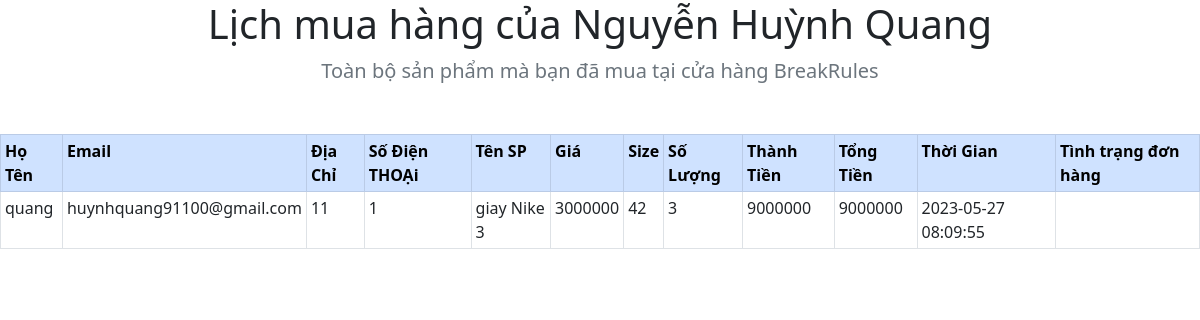
The app's page /history.php (signed in) with its own data.
### tables this page shows
CREATE TABLE `donhang` (
  `id` int(255) NOT NULL,
  `full_name` varchar(255) NOT NULL,
  `email` varchar(255) NOT NULL,
  `dia_chi` varchar(255) NOT NULL,
  `sdt` int(128) NOT NULL,
  `name` varchar(100) NOT NULL,
  `img` varchar(128) NOT NULL,
  `price` int(255) NOT NULL,
  `size` varchar(255) NOT NULL,
  `quantity` int(255) NOT NULL,
  `thanh_tien` int(255) NOT NULL,
  `tongtien` int(255) NOT NULL,
  `time` datetime NOT NULL
);

### history.php (the view, shortened to what this page needs)
<!DOCTYPE html>
<html lang="en">
<head>
    <link rel="stylesheet" href="https://cdn.jsdelivr.net/npm/bootstrap@5.2.2/dist/css/bootstrap.min.css">
</head>
<body>
<?php
$hostName = "localhost:3307";
$dbUser = "root";
$dbPassword = "";
$dbName = "banhang";
$conn = new mysqli($hostName, $dbUser, $dbPassword, $dbName);
$email = $_SESSION["email"];
$name=$_SESSION["full_name"];
$sql = "SELECT * FROM donhang WHERE email = '$email'";
$result = $conn->query($sql);
echo'<section class="jumbotron text-center">
        <div class="container mb-5 ">
                <h1 class="jumbotron-heading">Lịch mua hàng của '.$name.' </h1>
                <p class="lead text-muted"> Toàn bộ sản phẩm mà bạn đã mua tại cửa hàng BreakRules </p>
            </div>
            </div>
        </section>';
?>
<table class="table table-bordered table-sm">
    <tr class="table-primary">
        <th scope="col">Họ Tên</th>
        <th>Email</th>
        <th>Địa Chỉ</th>
        <th>Số Điện THOẠi</th>
        <th>Tên SP</th>
        <th>Giá </th>
        <th>Size</th>
        <th>Số Lượng</th>
        <th>Thành Tiền</th>
        <th>Tổng Tiền</th>
        <th> Thời Gian</th>
        <th> Tình trạng đơn hàng</th>
    </tr>
    <?php
    if ($result->num_rows > 0) {
        while ($row = $result->fetch_assoc()) {
            echo "<tr>";
            echo "<td>" . $row['full_name'] . "</td>";
            echo "<td>" . $row['email'] . "</td>";
            echo "<td>" . $row['dia_chi'] . "</td>";
            echo "<td>" . $row['sdt'] . "</td>";
            echo "<td>" . $row['name'] . "</td>";
            echo "<td>" . $row['price'] . "</td>";
            echo "<td>" . $row['size'] . "</td>";
            echo "<td>" . $row['quantity'] . "</td>";
            echo "<td>" . $row['thanh_tien'] . "</td>";
            echo "<td>" . $row['tongtien'] . "</td>";
            echo "<td>" . $row['time'] . "</td>";
            echo "<td>" . $row['tinh_trang'] . "</td>";
            echo "</tr>";
        }
    } else {
        echo "<tr><td colspan='2'>Không có dữ liệu.</td></tr>";
    }
    ?>
</table>
</body>

### records on screen
donhang: full_name "quang", email "huynhquang91100@gmail.com", dia_chi "11", sdt "1", name "giay Nike 3", price "3000000", size "42", quantity "3", thanh_tien "9000000", tongtien "9000000", time "2023-05-27 08:09:55"
